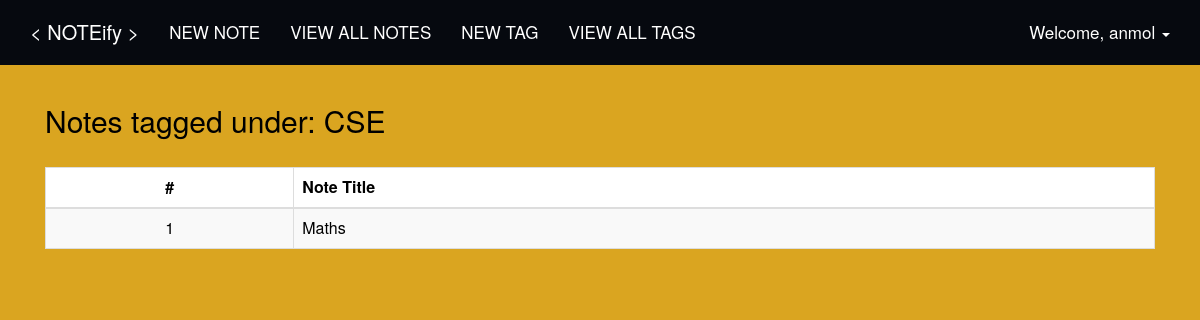
/tags/view/25 (signed in), run on an earlier commit of the app's database.
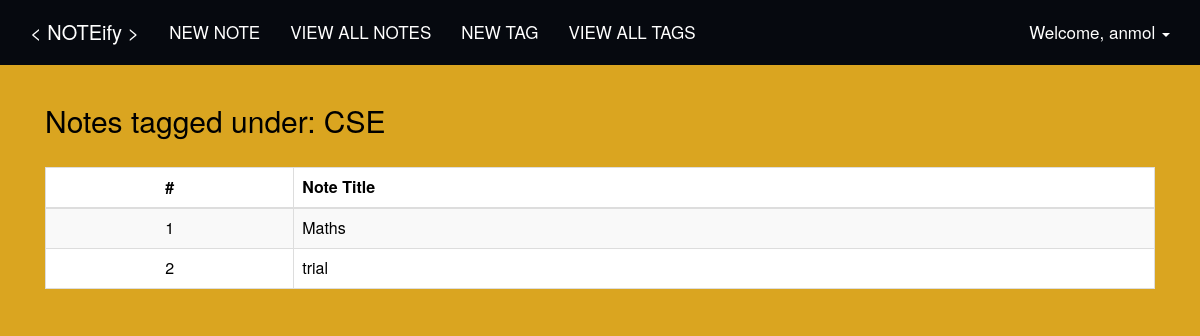
And on a later commit of the database.
### tables this page shows
CREATE TABLE `notes` (
  `id` INTEGER NOT NULL PRIMARY KEY AUTOINCREMENT,
  `created` TIMESTAMP NOT NULL DEFAULT (strftime('%Y-%m-%d %H:%M:%S', 'now', 'localtime')),
  `updated` TIMESTAMP NOT NULL DEFAULT (strftime('%Y-%m-%d %H:%M:%S', 'now', 'localtime')),
  `note_title` VARCHAR(255),
  `note` TEXT,
  `note_markdown` TEXT,
  `tags` VARCHAR(200),
  `user_id` INTEGER,
  FOREIGN KEY(user_id) REFERENCES users(id)
);

### core/views.py (the view)
@core.route("/tags/view/<tag_id>")
@login_required
def view_notes_using_tag(tag_id):
    notes = functions.get_notes_using_tag_id(tag_id, session['id'])
    tag_name = functions.get_tagname_using_tag_id(tag_id)
    return render_template(
        'view_tag.html',
        notes=notes,
        username=session['username'],
        tag_name=tag_name
    )

### utils/functions.py (called while the page is built)
def get_database_connection():
    import sqlite3
    sqlite_file = 'notes.db'
    file_exists = os.path.isfile(sqlite_file)
    conn = sqlite3.connect(sqlite_file)
    if not file_exists:
        create_sqlite_tables(conn)
    return conn

def get_tagname_using_tag_id(tag_id):
    conn = get_database_connection()
    try:
        cursor = conn.cursor()
        cursor.execute('SELECT tag FROM tags WHERE id=?', (str(tag_id), ))
        results = cursor.fetchone()
        cursor.close()
        return ''.join(results)
    except:
        cursor.close()

def get_notes_using_tag_id(tag_id, username):
    conn = get_database_connection()
    try:
        cursor = conn.cursor()
        cursor.execute('SELECT id, note_title FROM notes WHERE user_id=? AND tags like ?', (username, '%' + tag_id + '%'))
        results = cursor.fetchall()
        cursor.close()
        return results
    except:
        cursor.close()

### templates/view_tag.html
{% extends "index.html" %}
{% block content %}
    <div class="container"  style="padding-top: 2%">
        <div class="col-lg-12 col-md-12 col-sm-12 col-xs-12">
            <h2> Notes tagged under: {{ tag_name }}</h2>
            <br>
            {% if username %}
                {% if notes %}
                    <table class="table table-hover table-striped table-bordered" style="background-color: white;">
                        <thead class="text-center">
                            <tr>
                                <th class="text-center">#</th>
                                <th>Note Title</th>
                            </tr>
                        </thead>
                        <tbody>
                            {% for note in notes %}
                                <tr>
                                    <td class="text-center">{{ loop.index }}</td>
                                    <td><a href="/notes/{{ note[0] }}/">{{ note[1] }}</a></td>
                                </tr>
                            {%  endfor %}
                        </tbody>
                    </table>
                {% else %}
                    <div class="alert alert-danger">
                        You have no notes added under this tag!
                    </div>
                {% endif %}
            {% endif %}
        </div>
    </div>
{% endblock %}

What changed in the data, as far as the page shows it:
added notes: note_title "trial"
